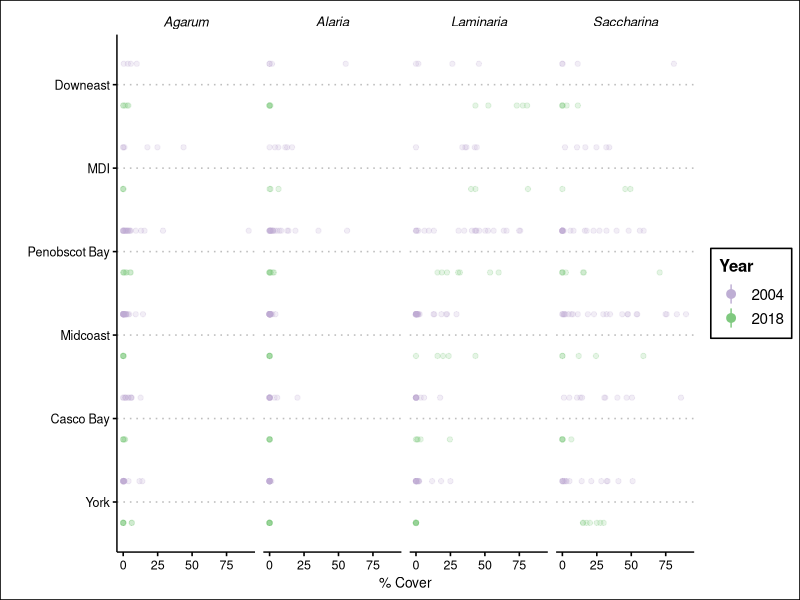
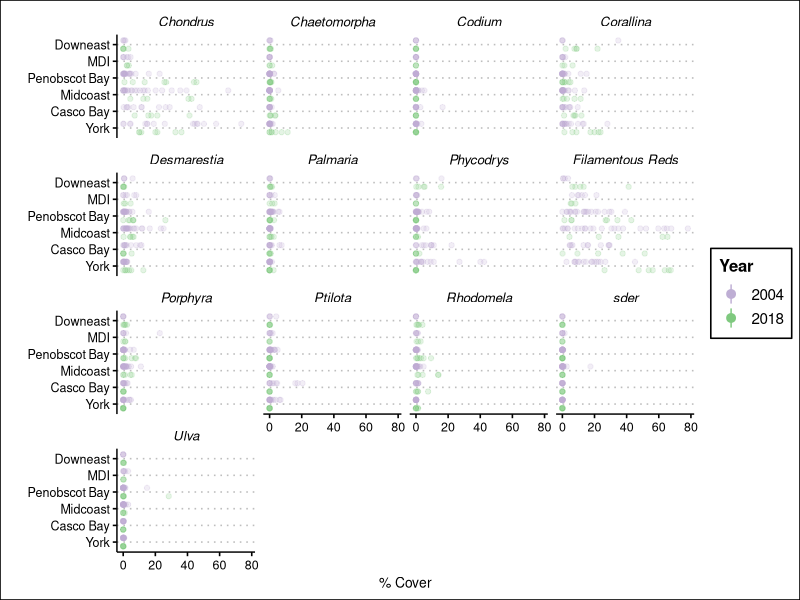
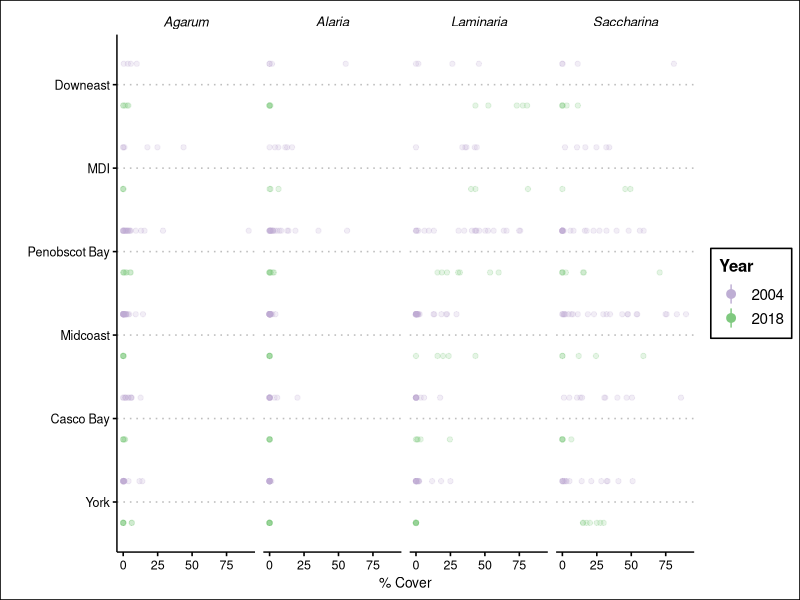
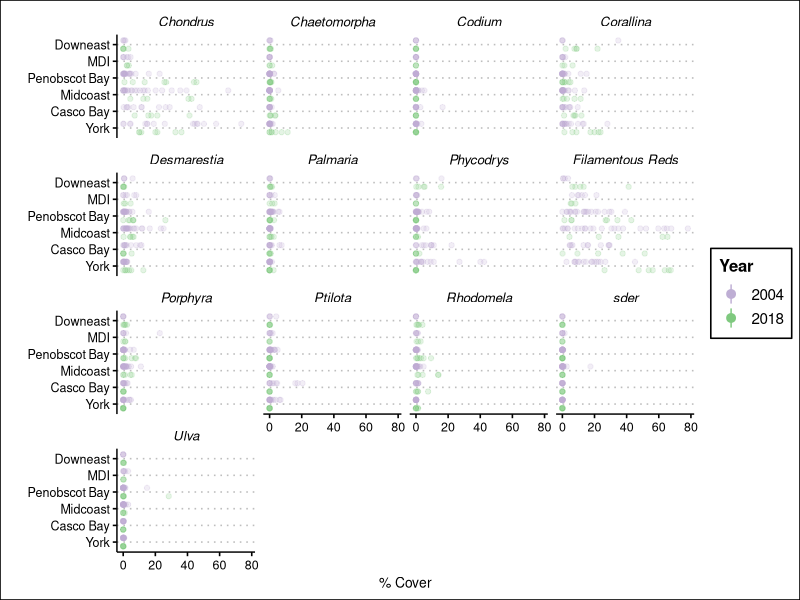

Source code (R) for these figures, in order:
#' -------------------------------------------
#' Plot benthic community composition data
#' 
#' @author Jarrett Byrnes
#' @date 2023-10-30 last update
#' -------------------------------------------

#--- load libraries and get environment setup
setwd(here::here()) 
library(tidyverse)

comp_data <- read_csv("derived_data/compositional_change_data.csv") %>%
    mutate( region = factor(region,
                            levels = rev(c("Downeast", "MDI", "Penobscot Bay",
                                       "Midcoast", "Casco Bay", "York"))),
            year = factor(year, levels = c(2018, 2004)))

#labeller function
make_kelp_name <- function(string){
    string <- gsub("agar", "Agarum", string)
    string <- gsub("ldig", "Laminaria", string)
    string <- gsub("alar", "Alaria", string)
    string <- gsub("sac", "Saccharina", string)
    string
}

ggplot(comp_data %>% filter(type == "kelp"), 
       aes(x = region, y = cover, color = year)) +
    geom_point(alpha = 0.2, position = position_dodge(width = 1)) +
    stat_summary(alpha = 1, position = position_dodge(width = 1),
                 fun.data = mean_cl_boot) +
    coord_flip() +
    facet_wrap(vars(sp_code),
               labeller = labeller(sp_code = make_kelp_name),
               nrow = 1) +
    labs(color = "Year",
         y = "% Cover",
         x = "") +
    ggthemes::theme_clean() +
    scale_color_brewer(palette = "Accent")+
    guides(colour = guide_legend(reverse=TRUE)) +  #for the legend flip
    theme(strip.text = element_text(face = "italic"))
ggsave("figures/kelp_composition_2004_2018.jpg", dpi = 600)



#labeller function
make_algae_name <- function(string){
    stringi::stri_replace_all_fixed(string,
                                   pattern = c("ccrisp",
                                     "chaet",
                                     "codm",
                                     "coral",
                                     "desm",
                                     "palm",
                                     "phyc",
                                     "poly",
                                     "porph",
                                     "ptilo",
                                     "rhod",
                                     "ulva"),
                                   replacement = c(
                                     "Chondrus",
                                     "Chaetomorpha",
                                     "Codium",
                                     "Corallina",
                                     "Desmarestia",
                                     "Palmaria",
                                     "Phycodrys",
                                     "Filamentous Reds",
                                     "Porphyra",
                                     "Ptilota",
                                     "Rhodomela",
                                     "Ulva"),
                                   vectorize_all = FALSE)
    
}
ggplot(comp_data %>% filter(type != "kelp"), 
       aes(x = region, y = cover, color = factor(year))) +
    geom_point(alpha = 0.2, position = position_dodge(width = 1)) +
    stat_summary(alpha = 1, position = position_dodge(width = 1),
                 fun.data = mean_cl_boot) +
    coord_flip() +
    facet_wrap(vars(sp_code),
               labeller = labeller(sp_code = make_algae_name)) +
    labs(color = "Year",
         y = "% Cover",
         x = "") +
    ggthemes::theme_clean() +
    scale_color_brewer(palette = "Accent")+
    guides(colour = guide_legend(reverse=TRUE)) + 
    theme(strip.text = element_text(face = "italic"))

ggsave("figures/understory_composition_2004_2018.jpg", 
       height = 5.2,
       width = 6.8,
       dpi = 600)
